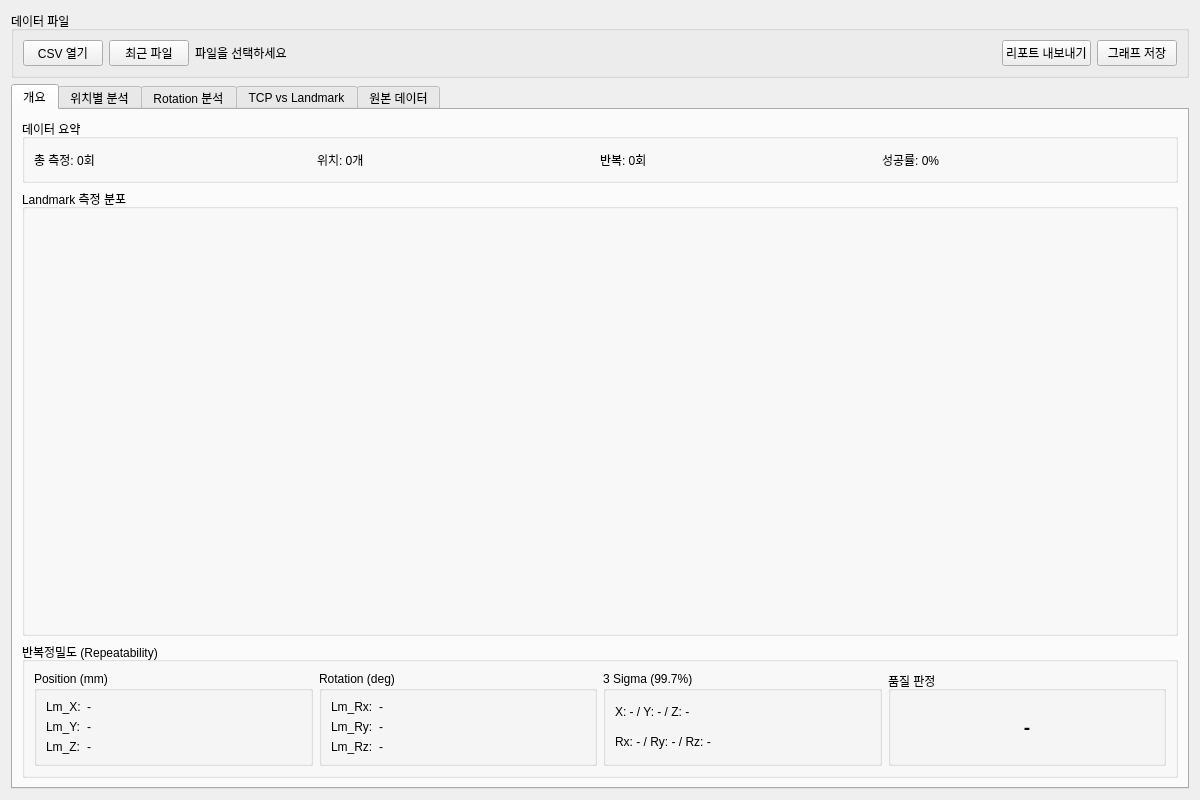
<?xml version="1.0" encoding="UTF-8"?>
<ui version="4.0">
 <class>HandEyeAnalyzerWindow</class>
 <widget class="QWidget" name="HandEyeAnalyzerWindow">
  <property name="minimumSize">
   <size>
    <width>1200</width>
    <height>800</height>
   </size>
  </property>
  <property name="windowTitle">
   <string>Hand-Eye Calibration Analyzer</string>
  </property>
  <layout class="QVBoxLayout" name="verticalLayout_main">
   <!-- 상단: 파일 열기 -->
   <item>
    <widget class="QGroupBox" name="groupBox_file">
     <property name="title">
      <string>데이터 파일</string>
     </property>
     <layout class="QHBoxLayout" name="horizontalLayout_file">
      <item>
       <widget class="QPushButton" name="pushButton_openFile">
        <property name="text">
         <string>CSV 열기</string>
        </property>
       </widget>
      </item>
      <item>
       <widget class="QPushButton" name="pushButton_recentFile">
        <property name="text">
         <string>최근 파일</string>
        </property>
       </widget>
      </item>
      <item>
       <widget class="QLabel" name="label_fileName">
        <property name="text">
         <string>파일을 선택하세요</string>
        </property>
       </widget>
      </item>
      <item>
       <spacer name="horizontalSpacer_file">
        <property name="orientation">
         <enum>Qt::Horizontal</enum>
        </property>
        <property name="sizeHint" stdset="0">
         <size>
          <width>40</width>
          <height>20</height>
         </size>
        </property>
       </spacer>
      </item>
      <item>
       <widget class="QPushButton" name="pushButton_exportReport">
        <property name="text">
         <string>리포트 내보내기</string>
        </property>
       </widget>
      </item>
      <item>
       <widget class="QPushButton" name="pushButton_saveGraphs">
        <property name="text">
         <string>그래프 저장</string>
        </property>
       </widget>
      </item>
     </layout>
    </widget>
   </item>

   <!-- 탭 위젯 -->
   <item>
    <widget class="QTabWidget" name="tabWidget">
     <property name="currentIndex">
      <number>0</number>
     </property>

     <!-- Tab 1: 개요 -->
     <widget class="QWidget" name="tab_overview">
      <attribute name="title">
       <string>개요</string>
      </attribute>
      <layout class="QVBoxLayout" name="verticalLayout_overview">
       <!-- 데이터 요약 -->
       <item>
        <widget class="QGroupBox" name="groupBox_summary">
         <property name="title">
          <string>데이터 요약</string>
         </property>
         <layout class="QHBoxLayout" name="horizontalLayout_summary">
          <item>
           <widget class="QLabel" name="label_totalMeasurements">
            <property name="text">
             <string>총 측정: 0회</string>
            </property>
           </widget>
          </item>
          <item>
           <widget class="QLabel" name="label_totalPositions">
            <property name="text">
             <string>위치: 0개</string>
            </property>
           </widget>
          </item>
          <item>
           <widget class="QLabel" name="label_repeatCount">
            <property name="text">
             <string>반복: 0회</string>
            </property>
           </widget>
          </item>
          <item>
           <widget class="QLabel" name="label_successRate">
            <property name="text">
             <string>성공률: 0%</string>
            </property>
           </widget>
          </item>
          <item>
           <spacer name="horizontalSpacer_summary">
            <property name="orientation">
             <enum>Qt::Horizontal</enum>
            </property>
           </spacer>
          </item>
         </layout>
        </widget>
       </item>

       <!-- 그래프 2x2 그리드 -->
       <item>
        <widget class="QGroupBox" name="groupBox_overviewGraphs">
         <property name="title">
          <string>Landmark 측정 분포</string>
         </property>
         <layout class="QGridLayout" name="gridLayout_overviewGraphs">
          <item row="0" column="0">
           <widget class="QWidget" name="widget_overviewXY" native="true">
            <property name="minimumSize">
             <size>
              <width>250</width>
              <height>200</height>
             </size>
            </property>
           </widget>
          </item>
          <item row="0" column="1">
           <widget class="QWidget" name="widget_overviewYZ" native="true">
            <property name="minimumSize">
             <size>
              <width>250</width>
              <height>200</height>
             </size>
            </property>
           </widget>
          </item>
          <item row="1" column="0">
           <widget class="QWidget" name="widget_overviewZX" native="true">
            <property name="minimumSize">
             <size>
              <width>250</width>
              <height>200</height>
             </size>
            </property>
           </widget>
          </item>
          <item row="1" column="1">
           <widget class="QWidget" name="widget_overviewRotation" native="true">
            <property name="minimumSize">
             <size>
              <width>250</width>
              <height>200</height>
             </size>
            </property>
           </widget>
          </item>
         </layout>
        </widget>
       </item>

       <!-- 통계 요약 -->
       <item>
        <widget class="QGroupBox" name="groupBox_overviewStats">
         <property name="title">
          <string>반복정밀도 (Repeatability)</string>
         </property>
         <layout class="QHBoxLayout" name="horizontalLayout_overviewStats">
          <!-- Position -->
          <item>
           <widget class="QGroupBox" name="groupBox_posStats">
            <property name="title">
             <string>Position (mm)</string>
            </property>
            <layout class="QFormLayout" name="formLayout_posStats">
             <item row="0" column="0">
              <widget class="QLabel" name="label_lmX">
               <property name="text">
                <string>Lm_X:</string>
               </property>
              </widget>
             </item>
             <item row="0" column="1">
              <widget class="QLabel" name="label_lmXValue">
               <property name="text">
                <string>-</string>
               </property>
              </widget>
             </item>
             <item row="1" column="0">
              <widget class="QLabel" name="label_lmY">
               <property name="text">
                <string>Lm_Y:</string>
               </property>
              </widget>
             </item>
             <item row="1" column="1">
              <widget class="QLabel" name="label_lmYValue">
               <property name="text">
                <string>-</string>
               </property>
              </widget>
             </item>
             <item row="2" column="0">
              <widget class="QLabel" name="label_lmZ">
               <property name="text">
                <string>Lm_Z:</string>
               </property>
              </widget>
             </item>
             <item row="2" column="1">
              <widget class="QLabel" name="label_lmZValue">
               <property name="text">
                <string>-</string>
               </property>
              </widget>
             </item>
            </layout>
           </widget>
          </item>
          <!-- Rotation -->
          <item>
           <widget class="QGroupBox" name="groupBox_rotStats">
            <property name="title">
             <string>Rotation (deg)</string>
            </property>
            <layout class="QFormLayout" name="formLayout_rotStats">
             <item row="0" column="0">
              <widget class="QLabel" name="label_lmRx">
               <property name="text">
                <string>Lm_Rx:</string>
               </property>
              </widget>
             </item>
             <item row="0" column="1">
              <widget class="QLabel" name="label_lmRxValue">
               <property name="text">
                <string>-</string>
               </property>
              </widget>
             </item>
             <item row="1" column="0">
              <widget class="QLabel" name="label_lmRy">
               <property name="text">
                <string>Lm_Ry:</string>
               </property>
              </widget>
             </item>
             <item row="1" column="1">
              <widget class="QLabel" name="label_lmRyValue">
               <property name="text">
                <string>-</string>
               </property>
              </widget>
             </item>
             <item row="2" column="0">
              <widget class="QLabel" name="label_lmRz">
               <property name="text">
                <string>Lm_Rz:</string>
               </property>
              </widget>
             </item>
             <item row="2" column="1">
              <widget class="QLabel" name="label_lmRzValue">
               <property name="text">
                <string>-</string>
               </property>
              </widget>
             </item>
            </layout>
           </widget>
          </item>
          <!-- 3 Sigma -->
          <item>
           <widget class="QGroupBox" name="groupBox_3sigma">
            <property name="title">
             <string>3 Sigma (99.7%)</string>
            </property>
            <layout class="QVBoxLayout" name="verticalLayout_3sigma">
             <item>
              <widget class="QLabel" name="label_3sigmaPos">
               <property name="text">
                <string>X: - / Y: - / Z: -</string>
               </property>
              </widget>
             </item>
             <item>
              <widget class="QLabel" name="label_3sigmaRot">
               <property name="text">
                <string>Rx: - / Ry: - / Rz: -</string>
               </property>
              </widget>
             </item>
            </layout>
           </widget>
          </item>
          <!-- 판정 -->
          <item>
           <widget class="QGroupBox" name="groupBox_verdict">
            <property name="title">
             <string>품질 판정</string>
            </property>
            <layout class="QVBoxLayout" name="verticalLayout_verdict">
             <item>
              <widget class="QLabel" name="label_verdict">
               <property name="text">
                <string>-</string>
               </property>
               <property name="styleSheet">
                <string>font-size: 14pt; font-weight: bold;</string>
               </property>
               <property name="alignment">
                <set>Qt::AlignCenter</set>
               </property>
              </widget>
             </item>
            </layout>
           </widget>
          </item>
         </layout>
        </widget>
       </item>
      </layout>
     </widget>

     <!-- Tab 2: 위치별 분석 -->
     <widget class="QWidget" name="tab_byPosition">
      <attribute name="title">
       <string>위치별 분석</string>
      </attribute>
      <layout class="QHBoxLayout" name="horizontalLayout_byPosition">
       <!-- 왼쪽: 히트맵 -->
       <item>
        <widget class="QGroupBox" name="groupBox_heatmap">
         <property name="title">
          <string>위치별 반복정밀도 히트맵</string>
         </property>
         <layout class="QVBoxLayout" name="verticalLayout_heatmap">
          <item>
           <layout class="QHBoxLayout" name="horizontalLayout_heatmapAxis">
            <item>
             <widget class="QLabel" name="label_heatmapAxis">
              <property name="text">
               <string>표시 항목:</string>
              </property>
             </widget>
            </item>
            <item>
             <widget class="QComboBox" name="comboBox_heatmapAxis">
              <item>
               <property name="text">
                <string>Lm_X 표준편차</string>
               </property>
              </item>
              <item>
               <property name="text">
                <string>Lm_Y 표준편차</string>
               </property>
              </item>
              <item>
               <property name="text">
                <string>Lm_Z 표준편차</string>
               </property>
              </item>
              <item>
               <property name="text">
                <string>Lm_Rx 표준편차</string>
               </property>
              </item>
              <item>
               <property name="text">
                <string>Lm_Ry 표준편차</string>
               </property>
              </item>
              <item>
               <property name="text">
                <string>Lm_Rz 표준편차</string>
               </property>
              </item>
             </widget>
            </item>
            <item>
             <widget class="QLabel" name="label_zLevel">
              <property name="text">
               <string>Z 레벨:</string>
              </property>
             </widget>
            </item>
            <item>
             <widget class="QComboBox" name="comboBox_zLevel">
              <item>
               <property name="text">
                <string>전체</string>
               </property>
              </item>
             </widget>
            </item>
            <item>
             <spacer name="horizontalSpacer_heatmap">
              <property name="orientation">
               <enum>Qt::Horizontal</enum>
              </property>
             </spacer>
            </item>
           </layout>
          </item>
          <item>
           <widget class="QWidget" name="widget_heatmap" native="true">
            <property name="minimumSize">
             <size>
              <width>400</width>
              <height>400</height>
             </size>
            </property>
           </widget>
          </item>
         </layout>
        </widget>
       </item>
       <!-- 오른쪽: 위치별 통계 테이블 -->
       <item>
        <widget class="QGroupBox" name="groupBox_positionStats">
         <property name="title">
          <string>위치별 통계</string>
         </property>
         <layout class="QVBoxLayout" name="verticalLayout_positionStats">
          <item>
           <widget class="QTableWidget" name="tableWidget_positionStats">
            <property name="columnCount">
             <number>9</number>
            </property>
            <column>
             <property name="text">
              <string>Pos</string>
             </property>
            </column>
            <column>
             <property name="text">
              <string>TCP_X</string>
             </property>
            </column>
            <column>
             <property name="text">
              <string>TCP_Y</string>
             </property>
            </column>
            <column>
             <property name="text">
              <string>TCP_Z</string>
             </property>
            </column>
            <column>
             <property name="text">
              <string>Lm_X σ</string>
             </property>
            </column>
            <column>
             <property name="text">
              <string>Lm_Y σ</string>
             </property>
            </column>
            <column>
             <property name="text">
              <string>Lm_Z σ</string>
             </property>
            </column>
            <column>
             <property name="text">
              <string>성공</string>
             </property>
            </column>
            <column>
             <property name="text">
              <string>측정</string>
             </property>
            </column>
           </widget>
          </item>
         </layout>
        </widget>
       </item>
      </layout>
     </widget>

     <!-- Tab 3: Rotation 분석 -->
     <widget class="QWidget" name="tab_rotation">
      <attribute name="title">
       <string>Rotation 분석</string>
      </attribute>
      <layout class="QVBoxLayout" name="verticalLayout_rotation">
       <!-- Rx 그래프 -->
       <item>
        <widget class="QGroupBox" name="groupBox_rx">
         <property name="title">
          <string>Lm_Rx (X축 회전)</string>
         </property>
         <layout class="QVBoxLayout" name="verticalLayout_rx">
          <item>
           <widget class="QWidget" name="widget_graphRx" native="true">
            <property name="minimumSize">
             <size>
              <width>400</width>
              <height>150</height>
             </size>
            </property>
           </widget>
          </item>
          <item>
           <widget class="QLabel" name="label_rotStatsRx">
            <property name="text">
             <string>Rx: mean=-, std=-, range=-</string>
            </property>
           </widget>
          </item>
         </layout>
        </widget>
       </item>
       <!-- Ry 그래프 -->
       <item>
        <widget class="QGroupBox" name="groupBox_ry">
         <property name="title">
          <string>Lm_Ry (Y축 회전)</string>
         </property>
         <layout class="QVBoxLayout" name="verticalLayout_ry">
          <item>
           <widget class="QWidget" name="widget_graphRy" native="true">
            <property name="minimumSize">
             <size>
              <width>400</width>
              <height>150</height>
             </size>
            </property>
           </widget>
          </item>
          <item>
           <widget class="QLabel" name="label_rotStatsRy">
            <property name="text">
             <string>Ry: mean=-, std=-, range=-</string>
            </property>
           </widget>
          </item>
         </layout>
        </widget>
       </item>
       <!-- Rz 그래프 -->
       <item>
        <widget class="QGroupBox" name="groupBox_rz">
         <property name="title">
          <string>Lm_Rz (Z축 회전)</string>
         </property>
         <layout class="QVBoxLayout" name="verticalLayout_rz">
          <item>
           <widget class="QWidget" name="widget_graphRz" native="true">
            <property name="minimumSize">
             <size>
              <width>400</width>
              <height>150</height>
             </size>
            </property>
           </widget>
          </item>
          <item>
           <widget class="QLabel" name="label_rotStatsRz">
            <property name="text">
             <string>Rz: mean=-, std=-, range=-</string>
            </property>
           </widget>
          </item>
         </layout>
        </widget>
       </item>
      </layout>
     </widget>

     <!-- Tab 4: TCP vs Landmark -->
     <widget class="QWidget" name="tab_tcpVsLandmark">
      <attribute name="title">
       <string>TCP vs Landmark</string>
      </attribute>
      <layout class="QVBoxLayout" name="verticalLayout_tcpVsLandmark">
       <item>
        <widget class="QGroupBox" name="groupBox_correlation">
         <property name="title">
          <string>TCP 이동 vs Landmark 변화 상관관계</string>
         </property>
         <layout class="QGridLayout" name="gridLayout_correlation">
          <item row="0" column="0">
           <widget class="QWidget" name="widget_corrX" native="true">
            <property name="minimumSize">
             <size>
              <width>300</width>
              <height>250</height>
             </size>
            </property>
           </widget>
          </item>
          <item row="0" column="1">
           <widget class="QWidget" name="widget_corrY" native="true">
            <property name="minimumSize">
             <size>
              <width>300</width>
              <height>250</height>
             </size>
            </property>
           </widget>
          </item>
          <item row="1" column="0">
           <widget class="QWidget" name="widget_corrZ" native="true">
            <property name="minimumSize">
             <size>
              <width>300</width>
              <height>250</height>
             </size>
            </property>
           </widget>
          </item>
          <item row="1" column="1">
           <widget class="QGroupBox" name="groupBox_corrStats">
            <property name="title">
             <string>상관계수</string>
            </property>
            <layout class="QFormLayout" name="formLayout_corrStats">
             <item row="0" column="0">
              <widget class="QLabel" name="label_corrX">
               <property name="text">
                <string>TCP_X vs Lm_X:</string>
               </property>
              </widget>
             </item>
             <item row="0" column="1">
              <widget class="QLabel" name="label_corrXValue">
               <property name="text">
                <string>-</string>
               </property>
              </widget>
             </item>
             <item row="1" column="0">
              <widget class="QLabel" name="label_corrY">
               <property name="text">
                <string>TCP_Y vs Lm_Y:</string>
               </property>
              </widget>
             </item>
             <item row="1" column="1">
              <widget class="QLabel" name="label_corrYValue">
               <property name="text">
                <string>-</string>
               </property>
              </widget>
             </item>
             <item row="2" column="0">
              <widget class="QLabel" name="label_corrZ">
               <property name="text">
                <string>TCP_Z vs Lm_Z:</string>
               </property>
              </widget>
             </item>
             <item row="2" column="1">
              <widget class="QLabel" name="label_corrZValue">
               <property name="text">
                <string>-</string>
               </property>
              </widget>
             </item>
            </layout>
           </widget>
          </item>
         </layout>
        </widget>
       </item>
      </layout>
     </widget>

     <!-- Tab 5: 원본 데이터 -->
     <widget class="QWidget" name="tab_rawData">
      <attribute name="title">
       <string>원본 데이터</string>
      </attribute>
      <layout class="QVBoxLayout" name="verticalLayout_rawData">
       <item>
        <widget class="QTableWidget" name="tableWidget_rawData">
         <property name="columnCount">
          <number>15</number>
         </property>
         <column>
          <property name="text">
           <string>No.</string>
          </property>
         </column>
         <column>
          <property name="text">
           <string>Pos</string>
          </property>
         </column>
         <column>
          <property name="text">
           <string>Lm_X</string>
          </property>
         </column>
         <column>
          <property name="text">
           <string>Lm_Y</string>
          </property>
         </column>
         <column>
          <property name="text">
           <string>Lm_Z</string>
          </property>
         </column>
         <column>
          <property name="text">
           <string>Lm_Rx</string>
          </property>
         </column>
         <column>
          <property name="text">
           <string>Lm_Ry</string>
          </property>
         </column>
         <column>
          <property name="text">
           <string>Lm_Rz</string>
          </property>
         </column>
         <column>
          <property name="text">
           <string>TCP_X</string>
          </property>
         </column>
         <column>
          <property name="text">
           <string>TCP_Y</string>
          </property>
         </column>
         <column>
          <property name="text">
           <string>TCP_Z</string>
          </property>
         </column>
         <column>
          <property name="text">
           <string>TCP_Rx</string>
          </property>
         </column>
         <column>
          <property name="text">
           <string>TCP_Ry</string>
          </property>
         </column>
         <column>
          <property name="text">
           <string>TCP_Rz</string>
          </property>
         </column>
         <column>
          <property name="text">
           <string>Time</string>
          </property>
         </column>
        </widget>
       </item>
      </layout>
     </widget>

    </widget>
   </item>
  </layout>
 </widget>
 <resources/>
 <connections/>
</ui>
